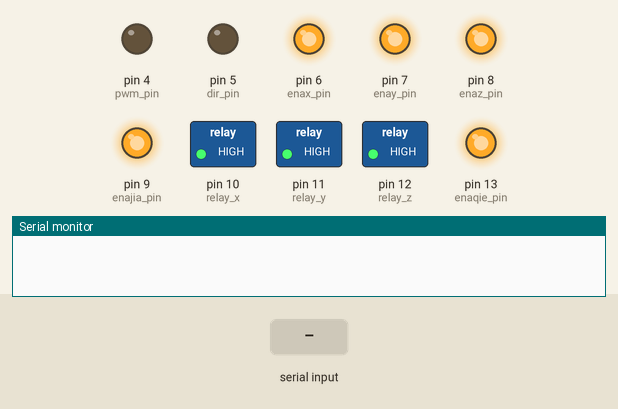
Bench run of a sketch on a simulated Arduino Uno, built with avr-gcc and run on an emulated ATmega328P. On the bench: switched loads named in the sketch (green lamp = pin HIGH), output pins drawn as LEDs (lit = HIGH), the last lines printed to the serial monitor. The inputs (shaded band) are chosen by the test bench.

Above: at 1.2 s.
1.3 s: "x90." received over Serial
At 3.3 s:
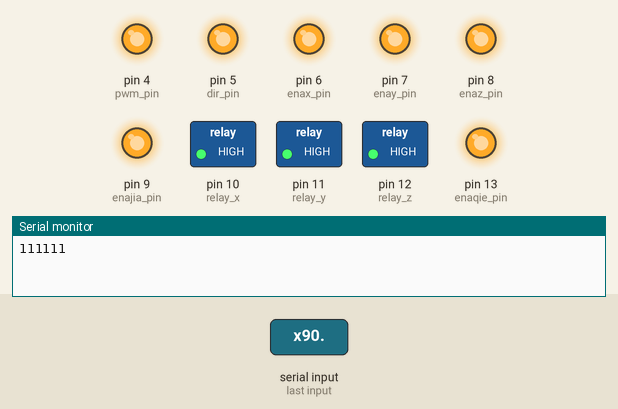
4.3 s: "x,45." received over Serial
At 5.5 s:
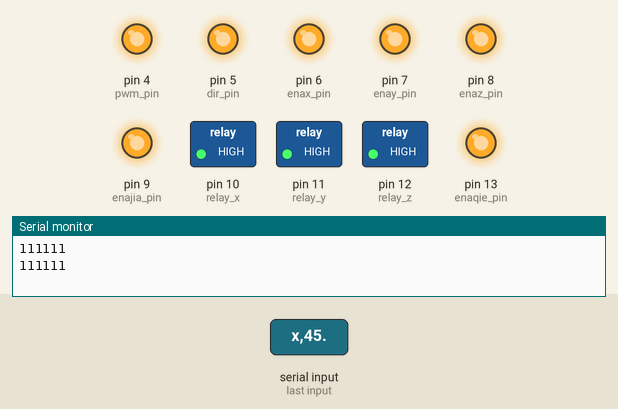
5.9 s: "y90." received over Serial
At 7.3 s:
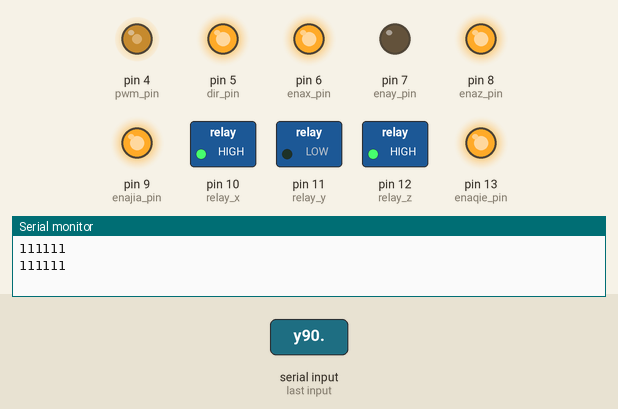
8.9 s: "z90." received over Serial
At 10.7 s:
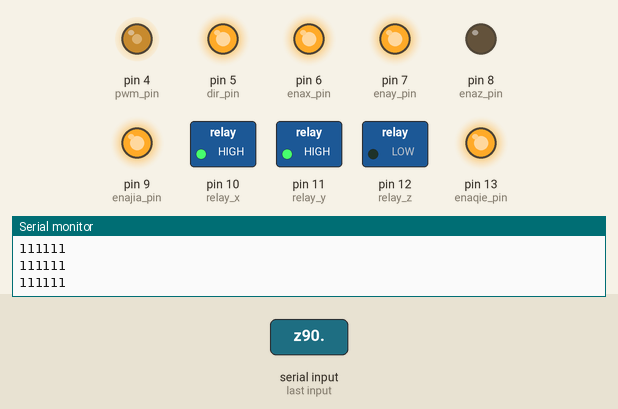
11.9 s: "j90." received over Serial
At 13.2 s:
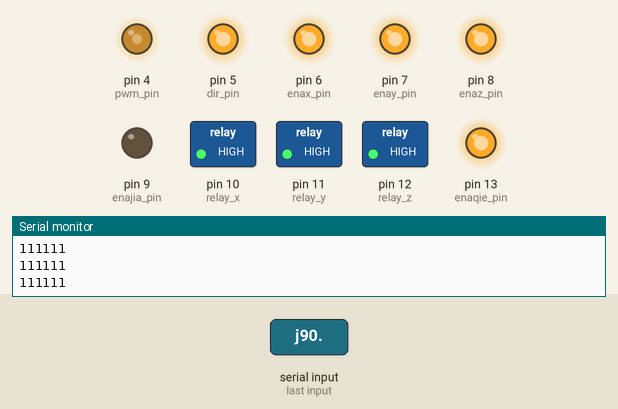
Timing chart, 0 to 18.3 s (numbered marks = the images above; inputs shaded):
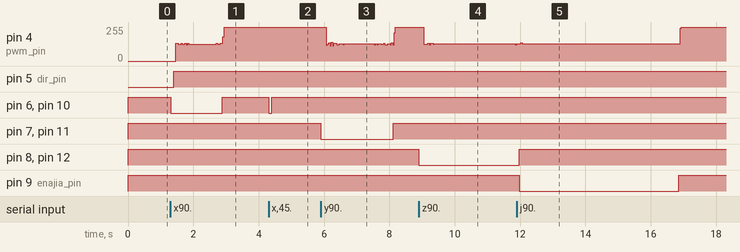

The sketch:

stepper_slide_speed.ino
```cpp
//pin definition
int pwm_pin=4;
int dir_pin=5;
int enax_pin=6;
int enay_pin=7;
int enaz_pin=8;
int enajia_pin=9;
int relay_x=10;//electromagnetic relay
int relay_y=11;//lower is valid
int relay_z=12;
int enaqie_pin=13;
int read_pin=A2;

//variant
float stepx_to_pulse=0.13125;//step length each pulse
float stepy_to_pulse=0.2625;
float stepz_to_pulse=0.015625;
float stepjia_to_pulse=0.00625;
boolean dir=true;//change this to define the positive direction
String cmd;//2 as the item and 4 as the num
String item;// 2 bytes
float disp;
int rate=500;

#define min_steps 300
int periods[min_steps];
float constant_k=4;
int min_fre=100;

//function declaration
void stepper(int fre, float disp,float step_to_pulse);
void stepperj(int fre, float disp,float step_to_pulse);
void moveQie();
boolean judge(int pin);
void smodeLine(int min_fre,int max_fre,int len,float k);

void setup()
{
  Serial.begin(9600);
  pinMode(pwm_pin,OUTPUT);
  pinMode(dir_pin,OUTPUT);
  pinMode(enax_pin,OUTPUT);
  pinMode(enay_pin,OUTPUT);
  pinMode(enaz_pin,OUTPUT);
  pinMode(enajia_pin,OUTPUT);
  pinMode(relay_x,OUTPUT);
  pinMode(relay_y,OUTPUT);
  pinMode(relay_z,OUTPUT);
  pinMode(enaqie_pin,OUTPUT);
  digitalWrite(enax_pin,HIGH);//always disabled
  digitalWrite(enay_pin,HIGH);
  digitalWrite(enaz_pin,HIGH);
  digitalWrite(enajia_pin,HIGH);
  digitalWrite(relay_x,HIGH);//always lock motion
  digitalWrite(relay_y,HIGH);
  digitalWrite(relay_z,HIGH);
  digitalWrite(enaqie_pin,HIGH);
}
void loop(){
  if(Serial.available() > 0){
    cmd =Serial.readStringUntil('.');
    if(cmd.length()<=1){
      Serial.println("Failed");
      return;
    }
    int cmd_len=cmd.length();
    item=cmd.substring(0,1);
    disp=cmd.substring(1,cmd_len).toInt();
    switch(item[0]){
      case 'x':
        //Serial.println("x start.");
        digitalWrite(enax_pin,LOW);
        digitalWrite(relay_x,LOW);
        stepper(1600,disp,stepx_to_pulse);
        digitalWrite(relay_x,HIGH);
        digitalWrite(enax_pin,HIGH);
      	Serial.println("111111");
        break;
      case 'y':
        //Serial.println("y start.");
        digitalWrite(enay_pin,LOW);
        digitalWrite(relay_y,LOW);
        stepper(500,disp,stepy_to_pulse);
        digitalWrite(relay_y,HIGH);
        digitalWrite(enay_pin,HIGH);
	      Serial.println("111111");
        break;
      case 'z':
        //Serial.println("z start.");
        digitalWrite(enaz_pin,LOW);
        digitalWrite(relay_z,LOW);
        stepper(2700,disp,stepz_to_pulse);
        digitalWrite(relay_z,HIGH);
        digitalWrite(enaz_pin,HIGH);
	      Serial.println("111111");
        break;
      case 'j':
        //Serial.println("j start.");
        digitalWrite(enajia_pin,LOW);
        stepperj(3000,disp,stepjia_to_pulse);
        digitalWrite(enajia_pin,HIGH);
	      Serial.println("111111");
        break;
      case 'q':
        //Serial.println("q start.");
        moveQie();
      	Serial.println("111111");
        break;
      default:
        Serial.println("hello world"+cmd);//"not a valid command");
        break;
    }//switch end.
  }//if end

}//loop end

void stepper(int fre, float disp,float step_to_pulse){
  smodeLine(min_fre,fre,min_steps,constant_k);
  if(disp<0){
    dir=!dir;
    disp=-disp;
  }
  digitalWrite(dir_pin,dir);//direction
  int steps=int(disp/step_to_pulse);
  if(steps<=2*min_steps){
    int start_steps=int(steps/2);
    int finish_steps=steps-start_steps;
    for(int i=0;i<start_steps;i++){
      digitalWrite(pwm_pin,LOW);
      delayMicroseconds(periods[i]);
      digitalWrite(pwm_pin,HIGH);
      delayMicroseconds(periods[i]);
    }
    for(int i=0;i<finish_steps;i++){
      digitalWrite(pwm_pin,LOW);
      delayMicroseconds(periods[finish_steps-1-i]);
      digitalWrite(pwm_pin,HIGH);
      delayMicroseconds(periods[finish_steps-1-i]);
    }
  }
  else{
    //low
    for(int i=0;i<min_steps;i++){
      digitalWrite(pwm_pin,LOW);
      delayMicroseconds(periods[i]);
      digitalWrite(pwm_pin,HIGH);
      delayMicroseconds(periods[i]);
    }
    //true
    int time_gap=1000000/(2*fre);
    for(int k=0;k<steps-2*min_steps;k++){
      digitalWrite(pwm_pin,LOW);
      delayMicroseconds(time_gap);
      digitalWrite(pwm_pin,HIGH);
      delayMicroseconds(time_gap);
    }
    //low
    for(int i=0;i<min_steps;i++){
      digitalWrite(pwm_pin,LOW);
      delayMicroseconds(periods[min_steps-1-i]);
      digitalWrite(pwm_pin,HIGH);
      delayMicroseconds(periods[min_steps-1-i]);
    }
  }
  dir=true;
}
void smodeLine(int min_fre,int max_fre,int len,float k){
  for(int i=0;i<len;i++){
    float deno=min_fre+float(max_fre-min_fre)/(1+exp(-k*(i-float(len)/2)/(float(len)/2)));
    //float deno=min_fre+float(max_fre-min_fre)*(1-1/exp(k*i/float(len)));
    periods[i]=int(1000000.0/(2*deno));
  }
}

void stepperj(int fre, float disp,float step_to_pulse){
  if(disp<0){
    dir=!dir;
    disp=-disp;
  }
  int steps=int(disp/step_to_pulse);
  int time_gap=1000000/(2*fre);
  digitalWrite(dir_pin,dir);//direction
  for(int i=0;i<steps;i++){
      digitalWrite(pwm_pin,LOW);
      delayMicroseconds(time_gap);
      digitalWrite(pwm_pin,HIGH);
      delayMicroseconds(time_gap);
    }
  dir=true;
}

void moveQie(){
  if(judge(read_pin)){
    digitalWrite(enaqie_pin,LOW);
    //while(analogRead(read_pin)>800){}
    while(judge(read_pin)){}
    //delay(10);
    digitalWrite(enaqie_pin,HIGH);

  }
  else if(!judge(read_pin)) {
    digitalWrite(enaqie_pin,LOW);
    //while(analogRead(read_pin)<500){}
    while(!judge(read_pin)){}
    digitalWrite(enaqie_pin,HIGH);

  }
}
boolean judge(int pin){
  int a=1;
  while(a==1){
    if(analogRead(pin)>900){
      delay(1);
      if(analogRead(pin)>900){
        a=0;
        return true;
      }
    }
    else if(analogRead(pin)<500){
      delay(1);
      if(analogRead(pin)<500){
        a=0;
        return false;
      }
    }
  }
}
```

Measured:
- after the input at 1.3 s, pin 5 (dir_pin): LOW → HIGH after 0.10 s; pin 6 (enax_pin), pin 10 (relay_x): HIGH → LOW at once, → HIGH 1.6 s later
- after the input at 4.3 s, pin 6 (enax_pin), pin 10 (relay_x): HIGH → LOW at once, → HIGH 0.10 s later
- after the input at 5.9 s, pin 7 (enay_pin), pin 11 (relay_y): HIGH → LOW at once, → HIGH 2.2 s later
- after the input at 8.9 s, pin 4 (pwm_pin): 255/255 → 125/255 after 0.16 s, → 133/255 0.12 s later, → 130/255 0.16 s later; pin 8 (enaz_pin), pin 12 (relay_z): HIGH → LOW at once
- after the input at 11.9 s, pin 4 (pwm_pin): 130/255 → 128/255 after 0.12 s, → 255/255 4.9 s later; pin 9 (enajia_pin): HIGH → LOW after 0.08 s, → HIGH 4.9 s later
